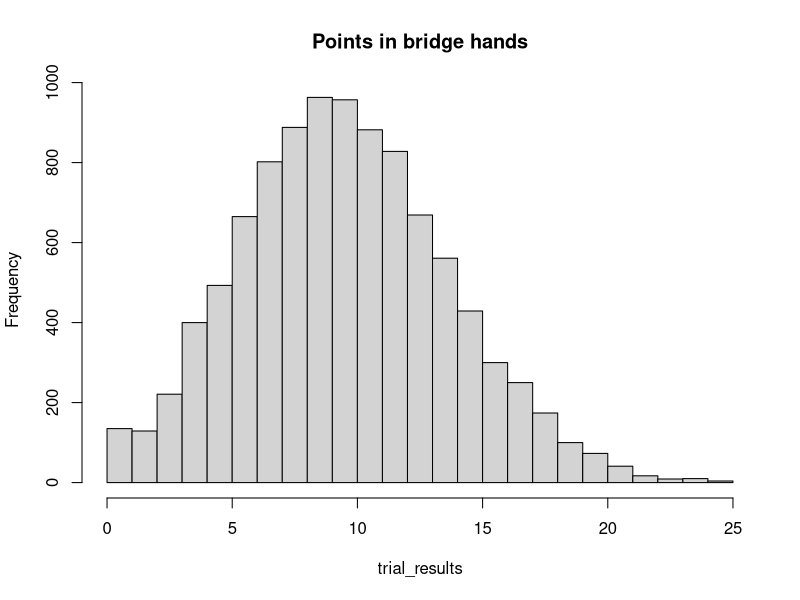

Generate this figure with R:
## ---- chunk 1
# Constitute a deck with 4 jacks (point value 1), 4 queens (value 2), 4
# kings (value 3), 4 aces (value 4), and 36 other cards with no point
# value
whole_deck <- rep(c(1, 2, 3, 4, 0), c(4, 4, 4, 4, 36))
whole_deck
## ---- chunk 2
N <- 10000
trial_results <- numeric(N)

# Do N trials.
for (i in 1:N) {
    # Shuffle the deck of cards and draw 13
    hand <- sample(whole_deck, size=13)  # replace=FALSE is default.

    # Total the points.
    points <- sum(hand)

    # Keep score of the result.
    trial_results[i] <- points

    # End one experiment, go back and repeat until all N trials are done.
}
## ---- chunk 3
# Produce a histogram of trial results.
hist(trial_results, breaks=0:max(trial_results), main='Points in bridge hands')
## ---- chunk 4
# How many times did we have a hand with fifteen points?
k <- sum(trial_results == 15)

# Convert to a proportion.
kk <- k / N

# Show the result.
kk
